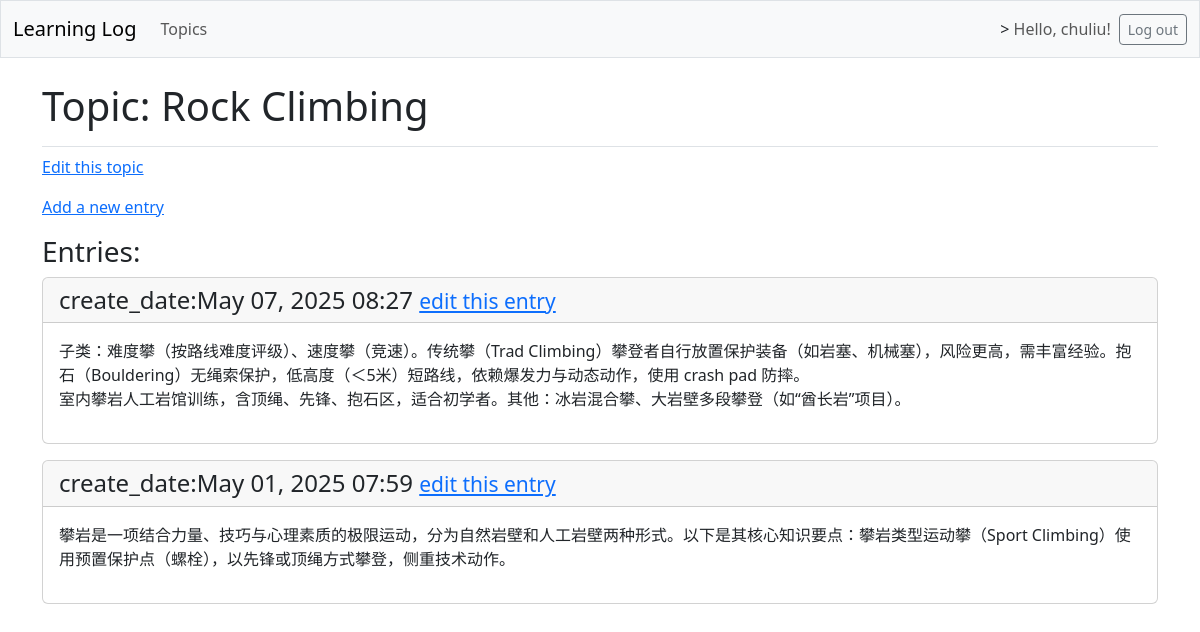
/topics/2/ (signed in), run on the app's committed database.
### learning_logs/models.py (models this page shows, shortened)
class Topic(models.Model):
    text = models.CharField(max_length=200)
    create_date = models.DateTimeField(auto_now_add=True)
    owner = models.ForeignKey(User, on_delete=models.CASCADE)

class Entry(models.Model):
    topic = models.ForeignKey(Topic, on_delete=models.CASCADE)
    text = models.TextField()
    create_date = models.DateTimeField(auto_now_add=True)
    class Meta:
        verbose_name_plural = 'entries'

### learning_logs/views.py (the view)
# urls.py: path('topics/<int:topic_id>/', views.topic, name='topic'),
@login_required
def topic(request, topic_id):
	topic = Topic.objects.get(id=topic_id)
	check_topic_owner(topic, request.user)
	entries = topic.entry_set.order_by('-create_date') # 减号表示降序排列
	context = {'topic': topic, 'entries': entries}
	return render(request, 'learning_logs/topic.html', context)

### learning_logs/utils.py (called while the page is built)
def check_topic_owner(topic, user):
	if topic.owner != user:
		raise Http404("You do not have permission to access this topic.")

### learning_logs/templates/learning_logs/topic.html
{% extends 'learning_logs/base.html' %}
{% block page_header %}
<h1>Topic: {{topic.text}}</h1>
{% endblock page_header %}
{% block content %}
<p><a href="{% url 'learning_logs:edit_topic' topic.id %}">Edit this topic</a></p>
<p><a href="{% url 'learning_logs:new_entry' topic.id %}">Add a new entry</a></p>
<h3>Entries:</h3>
	{% for entry in entries %}
	<div class="card mb-3">
		<h4 class="card-header">
			create_date:{{ entry.create_date|date:'M d, Y H:i'}}
			<small>
				<a href="{% url 'learning_logs:edit_entry' entry.id %}">edit this entry</a>
			</small>
		</h4>
		<div class="card-body">{{ entry.text|linebreaks }}</div>
	</div>
	{% empty %}
	<p>No entries available for this topic.</p>
	{% endfor %}
{% endblock content %}

### learning_logs/templates/learning_logs/base.html (shortened to what this page needs)
<!DOCTYPE html>
<html lang="en">
<head>
	{% load django_bootstrap5 %}
	{% bootstrap_css %}
</head>
<body>
	<nav class="navbar navbar-expand-md navbar-light bg-light mb-4 border">
		<div class="container-fluid">
			<a class="navbar-brand" href="{% url 'learning_logs:index' %}">Learning Log</a>
			<div class="collapse navbar-collapse" id="navbarCollapse">
				<ul class="navbar-nav me-auto mb-2 mb-md-0">
					<li class="nav-item">
						<a class="nav-link" href="{% url 'learning_logs:topics' %}">Topics</a>
					</li>
				</ul>
				<ul class="navbar-nav ms-auto mb-2 mb-md-0">
					{% if user.is_authenticated %}
					<li class="nav-item">
						>
						<span class="navbar-text me-2">Hello, {{ user.username }}!</span>
					</li>
					{% endif %}
				</ul>
				{% if user.is_authenticated %}
				<form action="{% url 'accounts:logout' %}" method="post">
					<button class="btn btn-outline-secondary btn-sm" name="submit">Log out</button>
				</form>
				{% endif %}
			</div>
		</div>
	</nav>
	<main class="container">
		<div class="pb-2 mb-2 border-bottom">
			{% block page_header %}{% endblock page_header%}
		</div>
		<div>
			{% block content %}{% endblock content%}
		</div>
	</main>
</body>
</html>

### data on the page
Topic: text "Rock Climbing"
Entry: create_date "May 07, 2025 08:27", text "子类：难度攀（按路线难度评级）、速度攀（竞速）。传统攀（Trad Climbing）攀登者自行放置保护装备（如岩塞、机械塞），风险更高，需丰富经验。抱石（Bouldering）无绳索保护，低高度（＜5米）短路线，依赖爆发力与动态动作，使用 crash pad 防摔。 室内攀岩人工岩馆训练，含顶绳、先锋、抱石区，适合初学者。其他：冰岩混合攀、大岩壁多段攀登（如“酋长岩”项目）。"
Entry: create_date "May 01, 2025 07:59", text "攀岩是一项结合力量、技巧与心理素质的极限运动，分为自然岩壁和人工岩壁两种形式。以下是其核心知识要点：攀岩类型运动攀（Sport Climbing）使用预置保护点（螺栓），以先锋或顶绳方式攀登，侧重技术动作。"

### other printed values
{{ user.username }} "chuliu"
